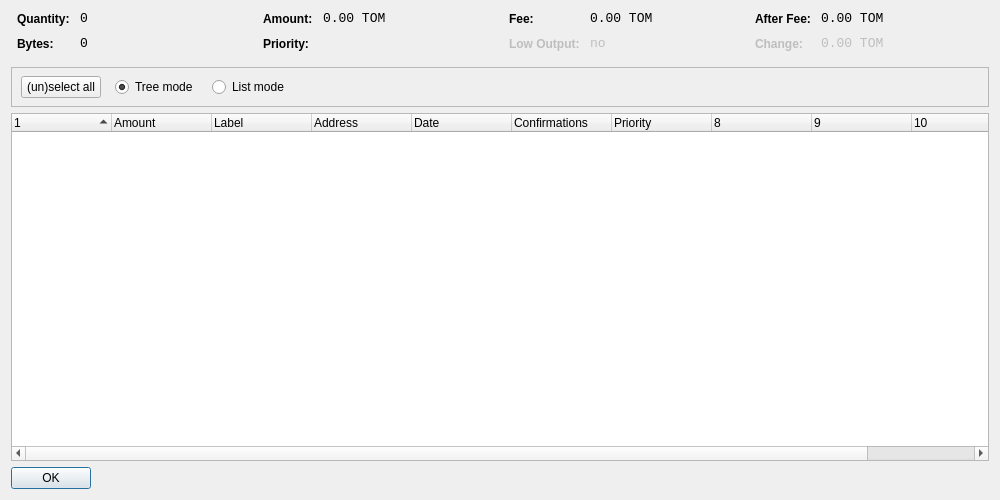
<?xml version="1.0" encoding="UTF-8"?>
<ui version="4.0">
 <class>CoinControlDialog</class>
 <widget class="QDialog" name="CoinControlDialog">
  <property name="geometry">
   <rect>
    <x>0</x>
    <y>0</y>
    <width>1000</width>
    <height>500</height>
   </rect>
  </property>
  <property name="windowTitle">
   <string>Coin Control</string>
  </property>
  <layout class="QVBoxLayout" name="verticalLayout">
   <item>
    <layout class="QHBoxLayout" name="horizontalLayoutTop" stretch="0,0,0,0">
     <property name="topMargin">
      <number>0</number>
     </property>
     <property name="bottomMargin">
      <number>10</number>
     </property>
     <item>
      <layout class="QFormLayout" name="formLayoutCoinControl1">
       <property name="horizontalSpacing">
        <number>10</number>
       </property>
       <property name="verticalSpacing">
        <number>10</number>
       </property>
       <property name="leftMargin">
        <number>6</number>
       </property>
       <property name="rightMargin">
        <number>6</number>
       </property>
       <item row="0" column="0">
        <widget class="QLabel" name="labelCoinControlQuantityText">
         <property name="styleSheet">
          <string notr="true">font-weight:bold;</string>
         </property>
         <property name="text">
          <string>Quantity:</string>
         </property>
        </widget>
       </item>
       <item row="0" column="1">
        <widget class="QLabel" name="labelCoinControlQuantity">
         <property name="font">
          <font>
           <family>Monospace</family>
           <pointsize>10</pointsize>
          </font>
         </property>
         <property name="cursor">
          <cursorShape>IBeamCursor</cursorShape>
         </property>
         <property name="contextMenuPolicy">
          <enum>Qt::ActionsContextMenu</enum>
         </property>
         <property name="text">
          <string notr="true">0</string>
         </property>
         <property name="textInteractionFlags">
          <set>Qt::LinksAccessibleByMouse|Qt::TextSelectableByKeyboard|Qt::TextSelectableByMouse</set>
         </property>
        </widget>
       </item>
       <item row="1" column="0">
        <widget class="QLabel" name="labelCoinControlBytesText">
         <property name="styleSheet">
          <string notr="true">font-weight:bold;</string>
         </property>
         <property name="text">
          <string>Bytes:</string>
         </property>
        </widget>
       </item>
       <item row="1" column="1">
        <widget class="QLabel" name="labelCoinControlBytes">
         <property name="font">
          <font>
           <family>Monospace</family>
           <pointsize>10</pointsize>
          </font>
         </property>
         <property name="cursor">
          <cursorShape>IBeamCursor</cursorShape>
         </property>
         <property name="contextMenuPolicy">
          <enum>Qt::ActionsContextMenu</enum>
         </property>
         <property name="text">
          <string notr="true">0</string>
         </property>
         <property name="textInteractionFlags">
          <set>Qt::LinksAccessibleByMouse|Qt::TextSelectableByKeyboard|Qt::TextSelectableByMouse</set>
         </property>
        </widget>
       </item>
      </layout>
     </item>
     <item>
      <layout class="QFormLayout" name="formLayoutCoinControl2">
       <property name="horizontalSpacing">
        <number>10</number>
       </property>
       <property name="verticalSpacing">
        <number>10</number>
       </property>
       <property name="leftMargin">
        <number>6</number>
       </property>
       <property name="rightMargin">
        <number>6</number>
       </property>
       <item row="0" column="0">
        <widget class="QLabel" name="labelCoinControlAmountText">
         <property name="styleSheet">
          <string notr="true">font-weight:bold;</string>
         </property>
         <property name="text">
          <string>Amount:</string>
         </property>
        </widget>
       </item>
       <item row="0" column="1">
        <widget class="QLabel" name="labelCoinControlAmount">
         <property name="font">
          <font>
           <family>Monospace</family>
           <pointsize>10</pointsize>
          </font>
         </property>
         <property name="cursor">
          <cursorShape>IBeamCursor</cursorShape>
         </property>
         <property name="contextMenuPolicy">
          <enum>Qt::ActionsContextMenu</enum>
         </property>
         <property name="text">
          <string notr="true">0.00 TOM</string>
         </property>
         <property name="textInteractionFlags">
          <set>Qt::LinksAccessibleByMouse|Qt::TextSelectableByKeyboard|Qt::TextSelectableByMouse</set>
         </property>
        </widget>
       </item>
       <item row="1" column="0">
        <widget class="QLabel" name="labelCoinControlPriorityText">
         <property name="styleSheet">
          <string notr="true">font-weight:bold;</string>
         </property>
         <property name="text">
          <string>Priority:</string>
         </property>
        </widget>
       </item>
       <item row="1" column="1">
        <widget class="QLabel" name="labelCoinControlPriority">
         <property name="font">
          <font>
           <family>Monospace</family>
           <pointsize>10</pointsize>
          </font>
         </property>
         <property name="cursor">
          <cursorShape>IBeamCursor</cursorShape>
         </property>
         <property name="contextMenuPolicy">
          <enum>Qt::ActionsContextMenu</enum>
         </property>
         <property name="text">
          <string/>
         </property>
         <property name="textInteractionFlags">
          <set>Qt::LinksAccessibleByMouse|Qt::TextSelectableByKeyboard|Qt::TextSelectableByMouse</set>
         </property>
        </widget>
       </item>
      </layout>
     </item>
     <item>
      <layout class="QFormLayout" name="formLayoutCoinControl3">
       <property name="horizontalSpacing">
        <number>10</number>
       </property>
       <property name="verticalSpacing">
        <number>10</number>
       </property>
       <property name="leftMargin">
        <number>6</number>
       </property>
       <property name="rightMargin">
        <number>6</number>
       </property>
       <item row="0" column="0">
        <widget class="QLabel" name="labelCoinControlFeeText">
         <property name="styleSheet">
          <string notr="true">font-weight:bold;</string>
         </property>
         <property name="text">
          <string>Fee:</string>
         </property>
        </widget>
       </item>
       <item row="0" column="1">
        <widget class="QLabel" name="labelCoinControlFee">
         <property name="font">
          <font>
           <family>Monospace</family>
           <pointsize>10</pointsize>
          </font>
         </property>
         <property name="cursor">
          <cursorShape>IBeamCursor</cursorShape>
         </property>
         <property name="contextMenuPolicy">
          <enum>Qt::ActionsContextMenu</enum>
         </property>
         <property name="text">
          <string notr="true">0.00 TOM</string>
         </property>
         <property name="textInteractionFlags">
          <set>Qt::LinksAccessibleByMouse|Qt::TextSelectableByKeyboard|Qt::TextSelectableByMouse</set>
         </property>
        </widget>
       </item>
       <item row="1" column="0">
        <widget class="QLabel" name="labelCoinControlLowOutputText">
         <property name="enabled">
          <bool>false</bool>
         </property>
         <property name="styleSheet">
          <string notr="true">font-weight:bold;</string>
         </property>
         <property name="text">
          <string>Low Output:</string>
         </property>
        </widget>
       </item>
       <item row="1" column="1">
        <widget class="QLabel" name="labelCoinControlLowOutput">
         <property name="enabled">
          <bool>false</bool>
         </property>
         <property name="font">
          <font>
           <family>Monospace</family>
           <pointsize>10</pointsize>
          </font>
         </property>
         <property name="cursor">
          <cursorShape>IBeamCursor</cursorShape>
         </property>
         <property name="contextMenuPolicy">
          <enum>Qt::ActionsContextMenu</enum>
         </property>
         <property name="text">
          <string notr="true">no</string>
         </property>
         <property name="textInteractionFlags">
          <set>Qt::LinksAccessibleByMouse|Qt::TextSelectableByKeyboard|Qt::TextSelectableByMouse</set>
         </property>
        </widget>
       </item>
      </layout>
     </item>
     <item>
      <layout class="QFormLayout" name="formLayoutCoinControl4">
       <property name="horizontalSpacing">
        <number>10</number>
       </property>
       <property name="verticalSpacing">
        <number>10</number>
       </property>
       <property name="leftMargin">
        <number>6</number>
       </property>
       <property name="rightMargin">
        <number>6</number>
       </property>
       <item row="0" column="0">
        <widget class="QLabel" name="labelCoinControlAfterFeeText">
         <property name="styleSheet">
          <string notr="true">font-weight:bold;</string>
         </property>
         <property name="text">
          <string>After Fee:</string>
         </property>
        </widget>
       </item>
       <item row="0" column="1">
        <widget class="QLabel" name="labelCoinControlAfterFee">
         <property name="font">
          <font>
           <family>Monospace</family>
           <pointsize>10</pointsize>
          </font>
         </property>
         <property name="cursor">
          <cursorShape>IBeamCursor</cursorShape>
         </property>
         <property name="contextMenuPolicy">
          <enum>Qt::ActionsContextMenu</enum>
         </property>
         <property name="text">
          <string notr="true">0.00 TOM</string>
         </property>
         <property name="textInteractionFlags">
          <set>Qt::LinksAccessibleByMouse|Qt::TextSelectableByKeyboard|Qt::TextSelectableByMouse</set>
         </property>
        </widget>
       </item>
       <item row="1" column="0">
        <widget class="QLabel" name="labelCoinControlChangeText">
         <property name="enabled">
          <bool>false</bool>
         </property>
         <property name="styleSheet">
          <string notr="true">font-weight:bold;</string>
         </property>
         <property name="text">
          <string>Change:</string>
         </property>
        </widget>
       </item>
       <item row="1" column="1">
        <widget class="QLabel" name="labelCoinControlChange">
         <property name="enabled">
          <bool>false</bool>
         </property>
         <property name="font">
          <font>
           <family>Monospace</family>
           <pointsize>10</pointsize>
          </font>
         </property>
         <property name="cursor">
          <cursorShape>IBeamCursor</cursorShape>
         </property>
         <property name="contextMenuPolicy">
          <enum>Qt::ActionsContextMenu</enum>
         </property>
         <property name="text">
          <string notr="true">0.00 TOM</string>
         </property>
         <property name="textInteractionFlags">
          <set>Qt::LinksAccessibleByMouse|Qt::TextSelectableByKeyboard|Qt::TextSelectableByMouse</set>
         </property>
        </widget>
       </item>
      </layout>
     </item>
    </layout>
   </item>
   <item>
    <widget class="QFrame" name="frame">
     <property name="minimumSize">
      <size>
       <width>0</width>
       <height>40</height>
      </size>
     </property>
     <property name="frameShape">
      <enum>QFrame::StyledPanel</enum>
     </property>
     <property name="frameShadow">
      <enum>QFrame::Sunken</enum>
     </property>
     <widget class="QWidget" name="horizontalLayoutWidget">
      <property name="geometry">
       <rect>
        <x>10</x>
        <y>0</y>
        <width>781</width>
        <height>41</height>
       </rect>
      </property>
      <layout class="QHBoxLayout" name="horizontalLayoutPanel" stretch="0,0,0,0,0">
       <property name="spacing">
        <number>14</number>
       </property>
       <item>
        <widget class="QPushButton" name="pushButtonSelectAll">
         <property name="sizePolicy">
          <sizepolicy hsizetype="Maximum" vsizetype="Fixed">
           <horstretch>0</horstretch>
           <verstretch>0</verstretch>
          </sizepolicy>
         </property>
         <property name="text">
          <string>(un)select all</string>
         </property>
        </widget>
       </item>
       <item>
        <widget class="QRadioButton" name="radioTreeMode">
         <property name="sizePolicy">
          <sizepolicy hsizetype="Maximum" vsizetype="Fixed">
           <horstretch>0</horstretch>
           <verstretch>0</verstretch>
          </sizepolicy>
         </property>
         <property name="text">
          <string>Tree mode</string>
         </property>
         <property name="checked">
          <bool>true</bool>
         </property>
        </widget>
       </item>
       <item>
        <widget class="QRadioButton" name="radioListMode">
         <property name="sizePolicy">
          <sizepolicy hsizetype="Maximum" vsizetype="Fixed">
           <horstretch>0</horstretch>
           <verstretch>0</verstretch>
          </sizepolicy>
         </property>
         <property name="text">
          <string>List mode</string>
         </property>
        </widget>
       </item>
       <item>
        <spacer name="horizontalSpacer">
         <property name="orientation">
          <enum>Qt::Horizontal</enum>
         </property>
         <property name="sizeHint" stdset="0">
          <size>
           <width>40</width>
           <height>20</height>
          </size>
         </property>
        </spacer>
       </item>
      </layout>
     </widget>
    </widget>
   </item>
   <item>
    <widget class="CoinControlTreeWidget" name="treeWidget">
     <property name="contextMenuPolicy">
      <enum>Qt::CustomContextMenu</enum>
     </property>
     <property name="sortingEnabled">
      <bool>false</bool>
     </property>
     <property name="columnCount">
      <number>11</number>
     </property>
     <attribute name="headerShowSortIndicator" stdset="0">
      <bool>true</bool>
     </attribute>
     <attribute name="headerStretchLastSection">
      <bool>false</bool>
     </attribute>
     <column>
      <property name="text">
       <string/>
      </property>
     </column>
     <column>
      <property name="text">
       <string>Amount</string>
      </property>
     </column>
     <column>
      <property name="text">
       <string>Label</string>
      </property>
     </column>
     <column>
      <property name="text">
       <string>Address</string>
      </property>
     </column>
     <column>
      <property name="text">
       <string>Date</string>
      </property>
     </column>
     <column>
      <property name="text">
       <string>Confirmations</string>
      </property>
      <property name="toolTip">
       <string>Confirmed</string>
      </property>
     </column>
     <column>
      <property name="text">
       <string>Priority</string>
      </property>
     </column>
     <column>
      <property name="text">
       <string/>
      </property>
     </column>
     <column>
      <property name="text">
       <string/>
      </property>
     </column>
     <column>
      <property name="text">
       <string/>
      </property>
     </column>
     <column>
      <property name="text">
       <string/>
      </property>
     </column>
    </widget>
   </item>
   <item>
    <widget class="QDialogButtonBox" name="buttonBox">
     <property name="sizePolicy">
      <sizepolicy hsizetype="Maximum" vsizetype="Fixed">
       <horstretch>0</horstretch>
       <verstretch>0</verstretch>
      </sizepolicy>
     </property>
     <property name="orientation">
      <enum>Qt::Horizontal</enum>
     </property>
     <property name="standardButtons">
      <set>QDialogButtonBox::Ok</set>
     </property>
    </widget>
   </item>
  </layout>
 </widget>
 <customwidgets>
  <customwidget>
   <class>CoinControlTreeWidget</class>
   <extends>QTreeWidget</extends>
   <header>coincontroltreewidget.h</header>
  </customwidget>
 </customwidgets>
 <resources/>
 <connections/>
</ui>
